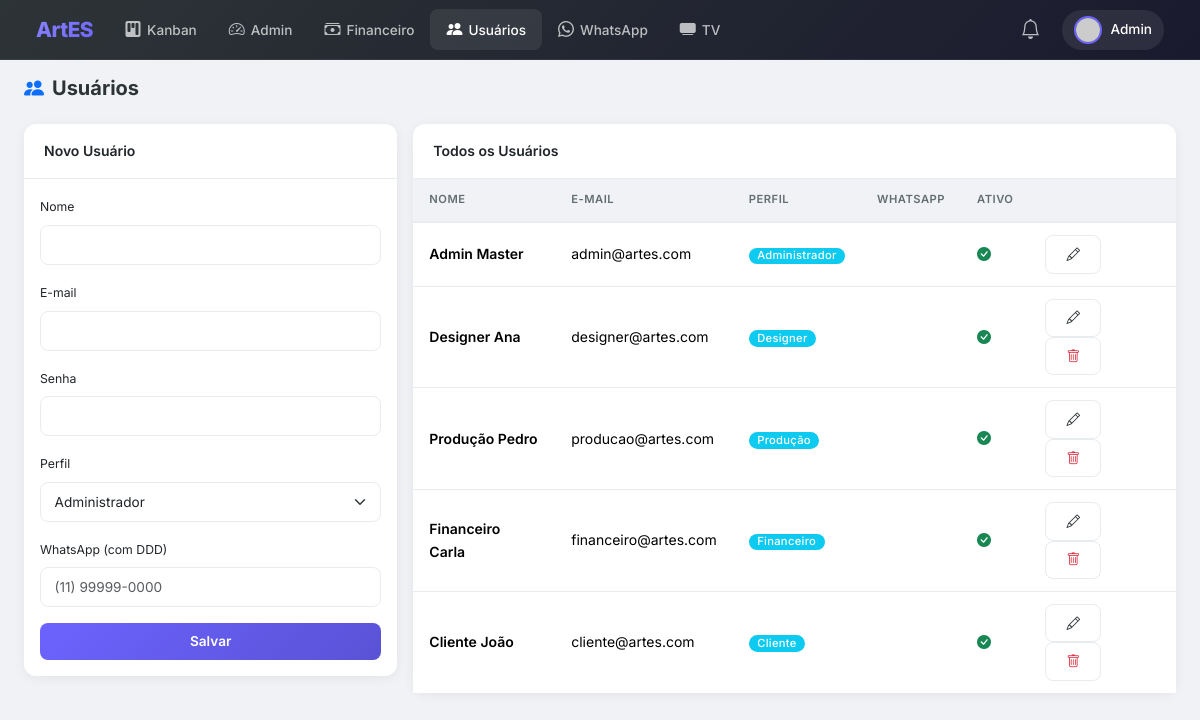
The page /admin/users.php (signed in) on the database its author committed.
### tables this page shows
CREATE TABLE users (
    id INT AUTO_INCREMENT PRIMARY KEY,
    name VARCHAR(100) NOT NULL,
    email VARCHAR(100) NOT NULL UNIQUE,
    password VARCHAR(255) NOT NULL,
    role ENUM('admin','designer','production','financial','client') NOT NULL DEFAULT 'client',
    whatsapp VARCHAR(20) DEFAULT NULL,
    avatar VARCHAR(255) DEFAULT NULL,
    active TINYINT(1) DEFAULT 1,
    created_at TIMESTAMP DEFAULT CURRENT_TIMESTAMP
);

### includes/auth.php (called while the page is built, shortened)
<?php
require_once __DIR__ . '/db.php';
class Auth {
    public static function check() {
        return isset($_SESSION['user_id']);
    }
    public static function user() {
        return [
            'id' => $_SESSION['user_id'],
            'name' => $_SESSION['user_name'],
            'email' => $_SESSION['user_email'],
            'role' => $_SESSION['user_role'],
            'avatar' => $_SESSION['user_avatar']
        ];
    }
    public static function role() {
        return $_SESSION['user_role'] ?? null;
    }
    public static function hasRole($roles) {
        return in_array(self::role(), (array)$roles);
    }
}

### includes/db.php (called while the page is built, shortened)
<?php
class Database {
    private static $instance = null;
    private $pdo;
    private function __construct() {
        try {
            $this->pdo = new PDO(
                "mysql:host=" . DB_HOST . ";dbname=" . DB_NAME . ";charset=utf8mb4",
                DB_USER,
                DB_PASS,
                [
                    PDO::ATTR_ERRMODE => PDO::ERRMODE_EXCEPTION,
                    PDO::ATTR_DEFAULT_FETCH_MODE => PDO::FETCH_ASSOC,
                    PDO::ATTR_EMULATE_PREPARES => false
                ]
            );
        } catch (PDOException $e) {
            die("Erro de conexão: " . $e->getMessage());
        }
    }
    public static function getInstance() {
        if (self::$instance === null) {
            self::$instance = new self();
        }
        return self::$instance;
    }
    public function query($sql, $params = []) {
        $stmt = $this->pdo->prepare($sql);
        $stmt->execute($params);
        return $stmt;
    }
    public function fetchAll($sql, $params = []) {
        return $this->query($sql, $params)->fetchAll();
    }
}

### includes/functions.php (called while the page is built, shortened)
<?php
require_once __DIR__ . '/db.php';
function avatarUrl($user) {
    $hash = md5(strtolower(trim($user['email'])));
    return "https://www.gravatar.com/avatar/$hash?s=80&d=mp";
}

### admin/users.php (the view, shortened to what this page needs)
<?php
require_once __DIR__ . '/../includes/auth.php';
require_once __DIR__ . '/../includes/functions.php';
$db = Database::getInstance();
$users = $db->fetchAll("SELECT * FROM users ORDER BY role, name");
$editUser = null;
require_once __DIR__ . '/../includes/header.php';
?>
<div class="page-header">
    <h4><i class="bi bi-people-fill text-primary me-2"></i>Usuários</h4>
</div>
<div class="row g-3">
    <div class="col-md-4">
        <div class="card">
            <div class="card-header"><?= $editUser ? 'Editar' : 'Novo' ?> Usuário</div>
            <div class="card-body">
                <form method="POST">
                    <div class="mb-3">
                        <label class="form-label small">Nome</label>
                        <input type="text" name="name" class="form-control form-modern" value="<?= htmlspecialchars($editUser['name'] ?? '') ?>" required>
                    </div>
                    <div class="mb-3">
                        <label class="form-label small">E-mail</label>
                        <input type="email" name="email" class="form-control form-modern" value="<?= htmlspecialchars($editUser['email'] ?? '') ?>" required>
                    </div>
                    <div class="mb-3">
                        <label class="form-label small">Senha <?= $editUser ? '(deixe em branco)' : '' ?></label>
                        <input type="password" name="password" class="form-control form-modern" <?= $editUser ? '' : 'required' ?>>
                    </div>
                    <div class="mb-3">
                        <label class="form-label small">Perfil</label>
                        <select name="role" class="form-select form-modern" required>
                            <?php foreach (ROLES as $key => $label): ?>
                            <option value="<?= $key ?>" <?= ($editUser['role'] ?? '') === $key ? 'selected' : '' ?>><?= $label ?></option>
                            <?php endforeach; ?>
                        </select>
                    </div>
                    <div class="mb-3" id="whatsappField">
                        <label class="form-label small">WhatsApp (com DDD)</label>
                        <input type="text" name="whatsapp" class="form-control form-modern" value="<?= htmlspecialchars($editUser['whatsapp'] ?? '') ?>" placeholder="(11) 99999-0000" maxlength="16" oninput="maskWhatsApp(this)">
                    </div>
                    <button type="submit" name="save" class="btn btn-modern btn-primary w-100">Salvar</button>
                </form>
            </div>
        </div>
    </div>
    <div class="col-md-8">
        <div class="card">
            <div class="card-header">Todos os Usuários</div>
            <div class="card-body p-0">
                <table class="table table-modern">
                    <thead>
                        <tr>
                            <th>Nome</th>
                            <th>E-mail</th>
                            <th>Perfil</th>
                            <th>WhatsApp</th>
                            <th>Ativo</th>
                            <th></th>
                        </tr>
                    </thead>
                    <tbody>
                        <?php foreach ($users as $u): ?>
                        <tr>
                            <td class="fw-semibold"><?= htmlspecialchars($u['name']) ?></td>
                            <td><?= htmlspecialchars($u['email']) ?></td>
                            <td><span class="badge badge-modern bg-info"><?= ROLES[$u['role']] ?></span></td>
                            <td><?= $u['whatsapp'] ? preg_replace('/(?:55)?(\d{2})(\d{4,5})(\d{4})/', '($1) $2-$3', $u['whatsapp']) : '' ?></td>
                            <td><?= $u['active'] ? '<span class="text-success"><i class="bi bi-check-circle-fill"></i></span>' : '<span class="text-danger"><i class="bi bi-x-circle-fill"></i></span>' ?></td>
                            <td>
                                <a href="?edit=<?= $u['id'] ?>" class="btn btn-modern btn-outline btn-sm"><i class="bi bi-pencil"></i></a>
                                <?php if ($u['role'] !== 'admin'): ?>
                                <a href="?delete=<?= $u['id'] ?>" class="btn btn-modern btn-outline btn-sm text-danger" onclick="return confirm('Excluir este usuário?')"><i class="bi bi-trash"></i></a>
                                <?php endif; ?>
                            </td>
                        </tr>
                        <?php endforeach; ?>
                    </tbody>
                </table>
            </div>
        </div>
    </div>
</div>
<?php require_once __DIR__ . '/../includes/footer.php'; ?>

### includes/header.php (shortened to what this page needs)
<!DOCTYPE html>
<html lang="pt-br">
<head>
    <link href="https://cdn.jsdelivr.net/npm/bootstrap@5.3.2/dist/css/bootstrap.min.css" rel="stylesheet">
    <link rel="stylesheet" href="https://cdn.jsdelivr.net/npm/bootstrap-icons@1.11.2/font/bootstrap-icons.css">
    <link rel="stylesheet" href="<?= BASE_URL ?>/assets/css/style.css">
</head>
<body>
<?php if (Auth::check()): ?>
<nav class="navbar navbar-expand-lg navbar-dark navbar-artes">
    <div class="container-fluid">
        <a class="navbar-brand" href="<?= BASE_URL ?>/">ArtES</a>
        <div class="collapse navbar-collapse" id="navbarNav">
            <ul class="navbar-nav me-auto">
                <?php if (Auth::hasRole(['admin', 'designer', 'production', 'financial'])): ?>
                <li class="nav-item"><a class="nav-link <?= basename(dirname($_SERVER['PHP_SELF'])) === 'designer' ? 'active' : '' ?>" href="<?= BASE_URL ?>/designer/"><i class="bi bi-kanban-fill"></i>Kanban</a></li>
                <?php endif; ?>
                <?php if (Auth::hasRole(['admin', 'financial'])): ?>
                <li class="nav-item"><a class="nav-link <?= basename($_SERVER['PHP_SELF']) === 'index.php' && basename(dirname($_SERVER['PHP_SELF'])) === 'admin' ? 'active' : '' ?>" href="<?= BASE_URL ?>/admin/"><i class="bi bi-speedometer2"></i>Admin</a></li>
                <li class="nav-item"><a class="nav-link <?= basename($_SERVER['PHP_SELF']) === 'finances.php' ? 'active' : '' ?>" href="<?= BASE_URL ?>/admin/finances.php"><i class="bi bi-cash-stack"></i>Financeiro</a></li>
                <?php endif; ?>
                <?php if (Auth::hasRole('admin')): ?>
                <li class="nav-item"><a class="nav-link <?= basename($_SERVER['PHP_SELF']) === 'users.php' ? 'active' : '' ?>" href="<?= BASE_URL ?>/admin/users.php"><i class="bi bi-people-fill"></i>Usuários</a></li>
                <li class="nav-item"><a class="nav-link <?= basename($_SERVER['PHP_SELF']) === 'whatsapp.php' ? 'active' : '' ?>" href="<?= BASE_URL ?>/admin/whatsapp.php"><i class="bi bi-whatsapp"></i>WhatsApp</a></li>
                <?php endif; ?>
                <?php if (Auth::hasRole(['admin', 'designer', 'production'])): ?>
                <li class="nav-item"><a class="nav-link" href="<?= BASE_URL ?>/production/tv.php" target="_blank"><i class="bi bi-tv-fill"></i>TV</a></li>
                <?php endif; ?>
            </ul>
            <ul class="navbar-nav align-items-center">
                <?php if (Auth::check()): ?>
                <li class="nav-item dropdown" id="notifDropdown">
                    <a class="nav-link position-relative" href="#" role="button" data-bs-toggle="dropdown" id="notifBell">
                        <i class="bi bi-bell fs-5"></i>
                    </a>
                </li>
                <?php endif; ?>
                <li class="nav-item dropdown user-dropdown">
                    <a class="nav-link dropdown-toggle" href="#" role="button" data-bs-toggle="dropdown">
                        <img src="<?= avatarUrl(Auth::user()) ?>" class="avatar">
                        <span class="d-none d-md-inline"><?= explode(' ', Auth::user()['name'])[0] ?></span>
                    </a>
                </li>
            </ul>
        </div>
    </div>
</nav>
<div class="container-fluid px-4 py-3 fade-in">
<?php endif; ?>

### includes/footer.php (shortened to what this page needs)
<?php if (Auth::check()): ?>
</div>
<?php endif; ?>
</body>
</html>

### assets/css/style.css (style rules this page uses)
:root { --primary: #6C63FF; --primary-dark: #5A52D5; --primary-light: #8B85FF; --secondary: #2D3436; --success: #00B894; --warning: #FDCB6E; --danger: #E17055; --info: #74B9FF; --bg: #F0F2F5; --bg-card: #FFFFFF; --text: #2D3436; --text-muted: #636E72; --border: #E9ECEF; --shadow: 0 2px 12px rgba(0,0,0,.06); --shadow-hover: 0 8px 24px rgba(0,0,0,.1); --radius: 12px; --radius-sm: 8px; --transition: .2s ease; }
body { background: var(--bg); color: var(--text); font-family: 'Inter', -apple-system, BlinkMacSystemFont, 'Segoe UI', sans-serif; font-size: .875rem; line-height: 1.6; }
.navbar-artes { background: linear-gradient(135deg, #2D3436 0%, #1a1a2e 100%) !important; backdrop-filter: blur(20px); border-bottom: 1px solid rgba(255,255,255,.06); padding: 0 1.5rem; height: 60px; position: relative; z-index: 1050; }
.navbar-artes .navbar-brand { font-weight: 800; font-size: 1.3rem; letter-spacing: -.5px; background: linear-gradient(135deg, var(--primary-light), var(--primary)); -webkit-background-clip: text; -webkit-text-fill-color: transparent; background-clip: text; }
.navbar-artes .nav-link { color: rgba(255,255,255,.7) !important; font-weight: 500; font-size: .85rem; padding: .5rem 1rem !important; border-radius: var(--radius-sm); transition: var(--transition); position: relative; }
.navbar-artes .nav-link:hover, .navbar-artes .nav-link.active { color: #fff !important; background: rgba(255,255,255,.08); }
.navbar-artes .nav-link i { margin-right: 6px; font-size: 1rem; }
.navbar-artes .user-dropdown .dropdown-toggle { display: flex; align-items: center; gap: 8px; padding: 6px 12px !important; border-radius: 50px; background: rgba(255,255,255,.08); color: #fff !important; font-weight: 500; font-size: .85rem; }
.navbar-artes .user-dropdown .dropdown-toggle::after { display: none; }
.navbar-artes .user-dropdown .avatar { width: 28px; height: 28px; border-radius: 50%; object-fit: cover; border: 2px solid var(--primary); }
.card { border: none; box-shadow: var(--shadow); border-radius: var(--radius); transition: box-shadow var(--transition); }
.card-header { background: transparent; border-bottom: 1px solid var(--border); padding: 1rem 1.25rem; font-weight: 600; }
.table-modern { margin: 0; }
.table-modern thead th { background: var(--bg); color: var(--text-muted); font-weight: 600; font-size: .7rem; text-transform: uppercase; letter-spacing: .5px; padding: .75rem 1rem; border-bottom: 2px solid var(--border); }
.table-modern tbody td { padding: .75rem 1rem; vertical-align: middle; border-bottom: 1px solid var(--border); }
.table-modern tbody tr:last-child td { border-bottom: none; }
.btn-modern { border-radius: var(--radius-sm); font-weight: 600; font-size: .85rem; padding: .5rem 1.25rem; transition: var(--transition); }
.btn-modern.btn-primary { background: linear-gradient(135deg, var(--primary), var(--primary-dark)); border: none; color: #fff; }
.btn-modern.btn-outline { background: transparent; border: 1.5px solid var(--border); color: var(--text); }
.badge-modern { font-weight: 500; font-size: .7rem; padding: .25em .75em; border-radius: 50px; letter-spacing: .3px; }
.form-modern { border-radius: var(--radius-sm); border: 1.5px solid var(--border); padding: .55rem .85rem; font-size: .85rem; transition: var(--transition); }
.page-header { display: flex; align-items: center; justify-content: space-between; margin-bottom: 1.5rem; flex-wrap: wrap; gap: .75rem; }
.page-header h4 { font-weight: 700; font-size: 1.25rem; margin: 0; color: var(--text); }
.fade-in { animation: fadeIn .3s ease; }

### rows shown on the page
users: name "Admin", name "Admin Master", email "admin@artes.com", role "Administrador", active 1 (drawn)
users: name "Designer Ana", email "designer@artes.com", role "Designer", active 1 (drawn)
users: name "Produção Pedro", email "producao@artes.com", role "Produção", active 1 (drawn)
users: name "Financeiro Carla", email "financeiro@artes.com", role "Financeiro", active 1 (drawn)
users: name "Cliente João", email "cliente@artes.com", role "Cliente", active 1 (drawn)

### other values the page prints
form field role "Administrador"
